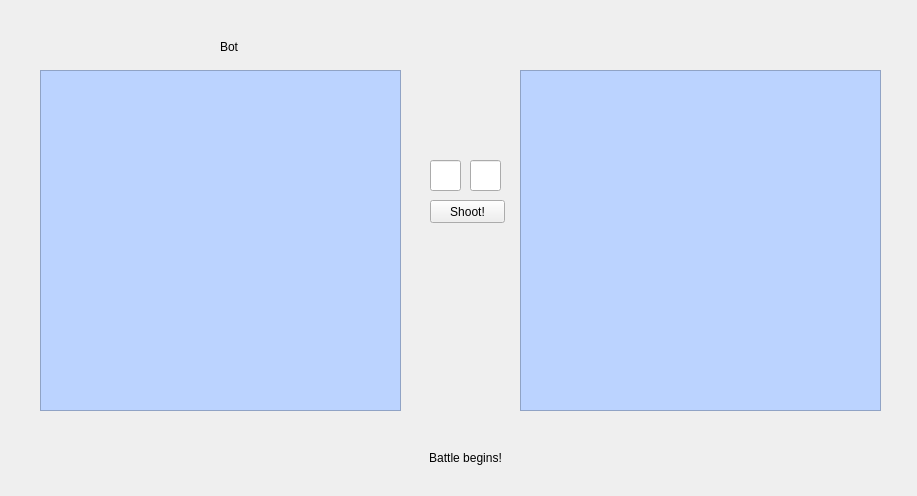
<?xml version="1.0" encoding="UTF-8"?>
<ui version="4.0">
 <class>Form</class>
 <widget class="QWidget" name="Form">
  <property name="geometry">
   <rect>
    <x>0</x>
    <y>0</y>
    <width>917</width>
    <height>496</height>
   </rect>
  </property>
  <property name="windowTitle">
   <string>Form</string>
  </property>
  <widget class="QTextEdit" name="bot_txt">
   <property name="enabled">
    <bool>false</bool>
   </property>
   <property name="geometry">
    <rect>
     <x>40</x>
     <y>70</y>
     <width>361</width>
     <height>341</height>
    </rect>
   </property>
   <property name="styleSheet">
    <string notr="true">background-color: rgb(187, 211, 255);</string>
   </property>
  </widget>
  <widget class="QTextEdit" name="player_txt">
   <property name="enabled">
    <bool>false</bool>
   </property>
   <property name="geometry">
    <rect>
     <x>520</x>
     <y>70</y>
     <width>361</width>
     <height>341</height>
    </rect>
   </property>
   <property name="styleSheet">
    <string notr="true">background-color: rgb(187, 211, 255);</string>
   </property>
  </widget>
  <widget class="QLabel" name="botname_lbl">
   <property name="geometry">
    <rect>
     <x>220</x>
     <y>40</y>
     <width>47</width>
     <height>13</height>
    </rect>
   </property>
   <property name="text">
    <string>Bot</string>
   </property>
  </widget>
  <widget class="QLabel" name="name_txt">
   <property name="geometry">
    <rect>
     <x>640</x>
     <y>40</y>
     <width>47</width>
     <height>13</height>
    </rect>
   </property>
   <property name="text">
    <string/>
   </property>
  </widget>
  <widget class="QLabel" name="message_lbl">
   <property name="geometry">
    <rect>
     <x>190</x>
     <y>450</y>
     <width>551</width>
     <height>16</height>
    </rect>
   </property>
   <property name="text">
    <string>Battle begins!</string>
   </property>
   <property name="textFormat">
    <enum>Qt::RichText</enum>
   </property>
   <property name="alignment">
    <set>Qt::AlignCenter</set>
   </property>
  </widget>
  <widget class="QLineEdit" name="row_line">
   <property name="geometry">
    <rect>
     <x>430</x>
     <y>160</y>
     <width>31</width>
     <height>31</height>
    </rect>
   </property>
  </widget>
  <widget class="QLineEdit" name="col_line">
   <property name="geometry">
    <rect>
     <x>470</x>
     <y>160</y>
     <width>31</width>
     <height>31</height>
    </rect>
   </property>
  </widget>
  <widget class="QPushButton" name="shoot_btn">
   <property name="geometry">
    <rect>
     <x>430</x>
     <y>200</y>
     <width>75</width>
     <height>23</height>
    </rect>
   </property>
   <property name="text">
    <string>Shoot!</string>
   </property>
  </widget>
 </widget>
 <resources/>
 <connections/>
</ui>
